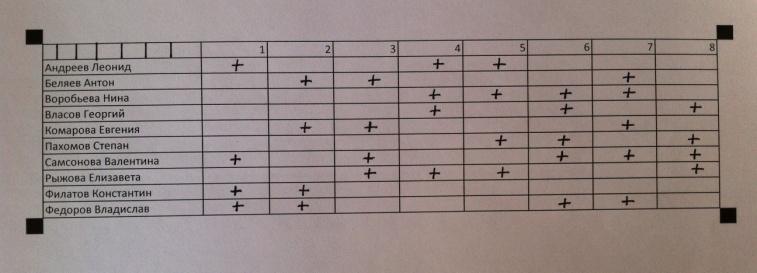
#> input picture example/image.jpg, 757 x 273 px
$ python scantabl.py
#> lines starting #> are read from the running program, lines starting #| are printed output that depends on the picture; after the words box and inside, x2 and y2 are one past the last pixel; in counts of white or black regions, pixels touching at a corner belong together
#!/usr/bin/python
# -*- coding: utf-8 -*-
import sys, cv2 as cv
import numpy as np
from math import *

# get quantity of students and tasks
if len(sys.argv)==5:
	image_file = sys.argv[1]
	groups_file = sys.argv[2]
	tasks = int(sys.argv[3])
	students = int(sys.argv[4])
else:
	print("usage: python "+sys.argv[0]+" imageFile groupsFile TaskCount StudentsCount")
	print("\nEXPECTED 4 PARAMS, " + str(len(sys.argv)-1) + " FOUND, USING EXAMPLE PARAMETERS:")
	image_file = "example/image.jpg"; print("imageFile = example/image.jpg")
	groups_file = "example/groups.txt"; print("groupsFile = example/groups.txt")
	tasks = 8; print("TaskCount = 8")
	students = 10; print("StudentsCount = 10")

COL_NAME_LENGTH = 180
COL_TASK_LENGTH = 75
COL_TASK_HEIGHT = 20
REC_SIZE = 1 #not only picture. Big value can affect on recognition
V_INDENT = 8 #COL_TASK_HEIGHT / 3 #cell indent from lines
H_INDENT = COL_TASK_LENGTH / 5 #cell indent from lines
PLUS_THRESHOLD = 30
BLACK_THRESHOLD = 100

def calc_sizes():
	height = COL_TASK_HEIGHT * (students + 1)
	length = COL_NAME_LENGTH + COL_TASK_LENGTH * tasks
	return height, length

# load and binary imagine
def make_binary_image(cv, height, length):
#> called with height = 220, length = 780
	im = cv.imread(image_file, 1)
#> im is the input picture: shape (273, 757, 3); mean B, G, R 132.8, 135.8, 149.2
	gray = cv.cvtColor(im, cv.COLOR_RGB2GRAY)
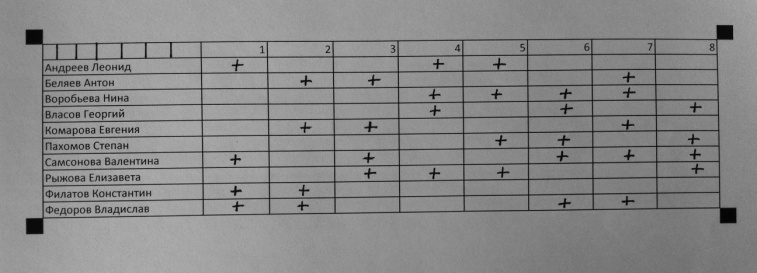
#> gray: shape (273, 757); min 3, max 176, mean 136.5
	blur = cv.blur(gray, (3, 3))
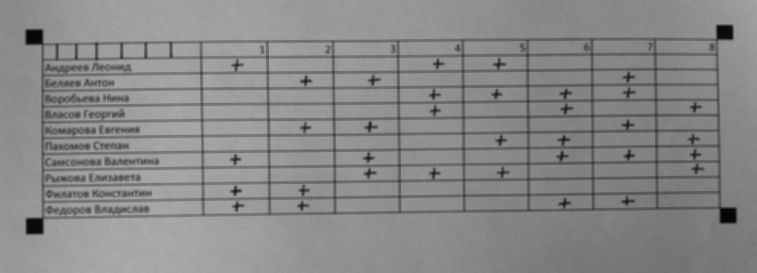
#> blur: shape (273, 757); min 4, max 171, mean 136.5
	rows, cols = blur.shape
#> rows = 273; cols = 757
	# [6 lines of commented-out code are left out]
	ibin = cv.adaptiveThreshold(blur, 255, cv.ADAPTIVE_THRESH_GAUSSIAN_C, cv.THRESH_BINARY, 51, 5)
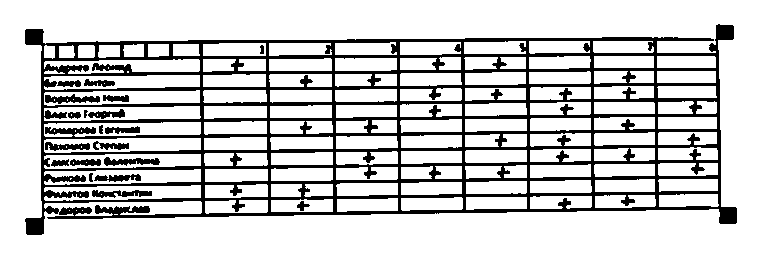
#> ibin: shape (273, 757); 81.1% white; 20 black regions, largest, box (x1, y1, x2, y2) and area: (25, 24, 737, 235) 36072, (45, 94, 100, 104) 313, (104, 157, 160, 166) 303
	cv.imwrite('ibin.png', ibin)
	# [25 lines of commented-out code are left out]
	return ibin

# find 4 rectangles
def find_rectangles(field):
	height, length = len(field), len(field[0])
	rect1 = []
	for i in range(10, height // 2 - 10):
		for j in range(10, length // 2 - 10):
			counter = 0
			for l in range(9):
				for k in range(9):
					if field[i - l][j - k] == 1:
						counter += 1
					if field[i - l - 1][j + k + 1] == 0:
						counter += 1
					if field[i + l + 1][j - k - 1] == 0:
						counter += 1
			for l in range(4):
				for k in range(4):
					if field[i + l][j + k] == 1:
						counter += 1
			rect1.append([counter, j, i])

	maximum = 0
	for i in range(len(rect1)):
		if rect1[i][0] > maximum:
			maximum = rect1[i][0]
			rect1x = rect1[i][1]
			rect1y = rect1[i][2]

	rect2 = []
	for i in range(height // 2 + 10, height - 10):
		for j in range(10, length // 2 - 10):
			counter = 0
			for l in range(9):
				for k in range(9):
					if field[i + l][j - k] == 1:
						counter += 1
					if field[i - l - 1][j - k - 1] == 0:
						counter += 1
					if field[i + l + 1][j + k + 1] == 0:
						counter += 1
			for l in range(4):
				for k in range(4):
					if field[i - l][j + k] == 1:
						counter += 1
			rect2.append([counter, j, i])
	maximum = 0
	for i in range(len(rect1)):
		if rect2[i][0] > maximum:
			maximum = rect2[i][0]
			rect2x = rect2[i][1]
			rect2y = rect2[i][2]

	rect3 = []
	for i in range(10, height // 2 - 10):
		for j in range(length // 2 + 10, length - 10):
			counter = 0
			for l in range(9):
				for k in range(9):
					if field[i - l][j + k] == 1:
						counter += 1
					if field[i - l - 1][j - k - 1] == 0:
						counter += 1
					if field[i + l + 1][j + k + 1] == 0:
						counter += 1
			for l in range(4):
				for k in range(4):
					if field[i + l][j - k] == 1:
						counter += 1
			rect3.append([counter, j, i])
	maximum = 0
	for i in range(len(rect1)):
		if rect3[i][0] > maximum:
			maximum = rect3[i][0]
			rect3x = rect3[i][1]
			rect3y = rect3[i][2]

	rect4 = []
	for i in range(height // 2 + 10, height - 10):
		for j in range(length // 2 + 10, length - 10):
			counter = 0
			for l in range(9):
				for k in range(9):
					if field[i + l][j + k] == 1:
						counter += 1
					if field[i - l - 1][j + k + 1] == 0:
						counter += 1
					if field[i + l + 1][j - k - 1] == 0:
						counter += 1
			for l in range(4):
				for k in range(4):
					if field[i - l][j - k] == 1:
						counter += 1
			rect4.append([counter, j, i])
	maximum = 0
	for i in range(len(rect4)):
		if rect4[i][0] > maximum:
			maximum = rect4[i][0]
			rect4x = rect4[i][1]
			rect4y = rect4[i][2]

	# [4 lines of commented-out code are left out]
	cv.rectangle(ibin, (rect1x - REC_SIZE, rect1y - REC_SIZE), (rect1x + REC_SIZE, rect1y + REC_SIZE), (0, 250, 0), 3)
	cv.rectangle(ibin, (rect2x - REC_SIZE, rect2y - REC_SIZE), (rect2x + REC_SIZE, rect2y + REC_SIZE), (0, 250, 0), 3)
	cv.rectangle(ibin, (rect3x - REC_SIZE, rect3y - REC_SIZE), (rect3x + REC_SIZE, rect3y + REC_SIZE), (0, 250, 0), 3)
	cv.rectangle(ibin, (rect4x - REC_SIZE, rect4y - REC_SIZE), (rect4x + REC_SIZE, rect4y + REC_SIZE), (0, 250, 0), 3)
	# cv.imwrite('ibinwithrect.png', ibin)
	# cv.imshow('ibinwithrect.png', ibin)
	# cv.waitKey()
	return rect1x, rect1y, rect2x, rect2y, rect3x, rect3y, rect4x, rect4y


# perspective transformation
def make_perspective_transformation(coords, ibin, height, length):
	rect1x, rect1y, rect2x, rect2y, rect3x, rect3y, rect4x, rect4y = coords
	pts1 = np.float32([[rect1x, rect1y], [rect3x, rect3y], [rect2x, rect2y], [rect4x, rect4y]])
	pts2 = np.float32([[0, 0], [length, 0],[0, height], [length, height]])
	M = cv.getPerspectiveTransform(pts1, pts2)
	dst = cv.warpPerspective(ibin, M, (length, height))
	# dst_bin = cv.adaptiveThreshold(dst, 255, cv.ADAPTIVE_THRESH_GAUSSIAN_C, cv.THRESH_BINARY, 99, 1)
	dst_bin  = cv.threshold(dst, BLACK_THRESHOLD, 255,  cv.THRESH_BINARY)[1]

	# [21 lines of commented-out code are left out]

	cv.imwrite('persptrans.png', dst_bin)
	# cv.imshow('persptrans.png', dst_bin)
	# cv.waitKey()
	return dst_bin

# get matrix
def get_matrix(dst):
	height, length = dst.shape
	fieldnew = [[0] * length for i in range(height)]
	for i in range(length):
		for j in range(height):
			if dst[j, i] == 0:
				fieldnew[j][i] = 1
	return fieldnew

# find lines
def find_horizontal_lines(students, fieldnew, dst):
	height, length = len(fieldnew), len(fieldnew[0])
	maxline = 0
	lineshor = []
	for k in range(students):
		maxcount = 0
		for i in range(COL_TASK_HEIGHT + COL_TASK_HEIGHT * k - COL_TASK_HEIGHT/3, COL_TASK_HEIGHT + COL_TASK_HEIGHT * k + COL_TASK_HEIGHT/3):
			counter = 0
			for j in range(length):
				counter += fieldnew[i][j]
			if counter > maxcount:
				maxcount = counter
				maxline = i
		lineshor.append(maxline)
	lineshor.append(height)

	#print debug image
	dst_copy = np.copy(dst)
	for i in range(len(lineshor)):
		cv.rectangle(dst_copy, (0, lineshor[i] - 2), (1000, lineshor[i] + 2), (0, 250, 0), 2)
	cv.imwrite('dstwithhorlines.png', dst_copy)

	return lineshor

# [102 lines left out: functions find_vertical_lines, make_massive_with_pluses, find_out_group_index, make_dictionary_with_surnames, make_file_with_pluses, not called in this run]

height, length = calc_sizes()
ibin = make_binary_image(cv, height, length)
field = get_matrix(ibin)
#> field = 273 items
coords = find_rectangles(field)
#> in find_rectangles, `height, length = len(field), len(field[0])`: height = 273; length = 757
#> in find_rectangles, `cv.rectangle(ibin, (rect1x - REC_SIZE, rect1y - REC_SIZE), (rect1x + R..`: ibin: shape (273, 757); 81.1% white; 20 black regions, largest, box (x1, y1, x2, y2) and area: (25, 24, 737, 235) 36081, (45, 94, 100, 104) 313, (104, 157, 160, 166) 303
#> in find_rectangles, `cv.rectangle(ibin, (rect2x - REC_SIZE, rect2y - REC_SIZE), (rect2x + R..`: ibin: shape (273, 757); 81.1% white; 20 black regions, largest, box (x1, y1, x2, y2) and area: (25, 24, 737, 235) 36091, (45, 94, 100, 104) 313, (104, 157, 160, 166) 303
#> in find_rectangles, `cv.rectangle(ibin, (rect3x - REC_SIZE, rect3y - REC_SIZE), (rect3x + R..`: ibin: shape (273, 757); 81.1% white; 20 black regions, largest, box (x1, y1, x2, y2) and area: (25, 24, 737, 235) 36103, (45, 94, 100, 104) 313, (104, 157, 160, 166) 303
#> in find_rectangles, `cv.rectangle(ibin, (rect4x - REC_SIZE, rect4y - REC_SIZE), (rect4x + R..`: ibin: shape (273, 757); 81.1% white; 20 black regions, largest, box (x1, y1, x2, y2) and area: (25, 24, 737, 235) 36109, (45, 94, 100, 104) 313, (104, 157, 160, 166) 303
#> coords = (42, 43, 42, 218, 717, 39, 720, 208)
dst = make_perspective_transformation(coords, ibin, height, length)
#> in make_perspective_transformation, `rect1x, rect1y, rect2x, rect2y, rect3x, rect3y, rect4x, rect4y = coords`: rect1x = 42; rect1y = 43; rect2x = 42; rect2y = 218; rect3x = 717; rect3y = 39; rect4x = 720; rect4y = 208
#> in make_perspective_transformation, `pts1 = np.float32([[rect1x, rect1y], [rect3x, rect3y], [rect2x, rect2y..`: pts1 = [[42, 43], [717, 39], [42, 218], [720, 208]]
#> in make_perspective_transformation, `M = cv.getPerspectiveTransform(pts1, pts2)`: M = [[1.12, -1.48e-18, -46.84], [0.00748, 1.26, -54.57], [-5.02e-05, 2.63e-05, 1]]
#> in make_perspective_transformation, `dst = cv.warpPerspective(ibin, M, (length, height))`:
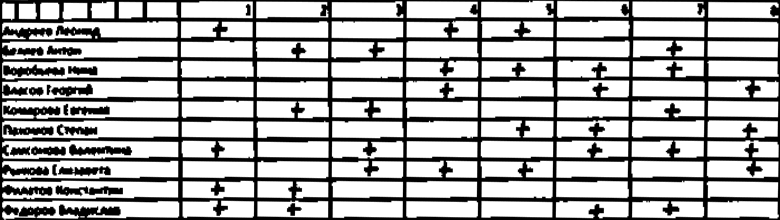
#> dst: shape (220, 780); min 0, max 255, mean 177.8
#> in make_perspective_transformation, `dst_bin  = cv.threshold(dst, BLACK_THRESHOLD, 255,  cv.THRESH_BINARY)[1]`:
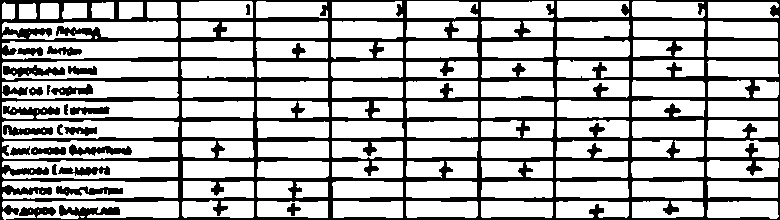
#> dst_bin: shape (220, 780); 71.5% white; 21 black regions, largest, box (x1, y1, x2, y2) and area: (0, 0, 780, 220) 44991, (3, 65, 65, 77) 431, (69, 144, 132, 156) 412
fieldnew = get_matrix(dst)
#> fieldnew = 220 items
lineshor = find_horizontal_lines(students, fieldnew, dst)
#> in find_horizontal_lines, `height, length = len(fieldnew), len(fieldnew[0])`: height = 220; length = 780
#> after the loop in find_horizontal_lines, `for k in range(students):`: lineshor = []; maxline = 0
#> (the run stopped early here; a loop or call above may not have finished)
